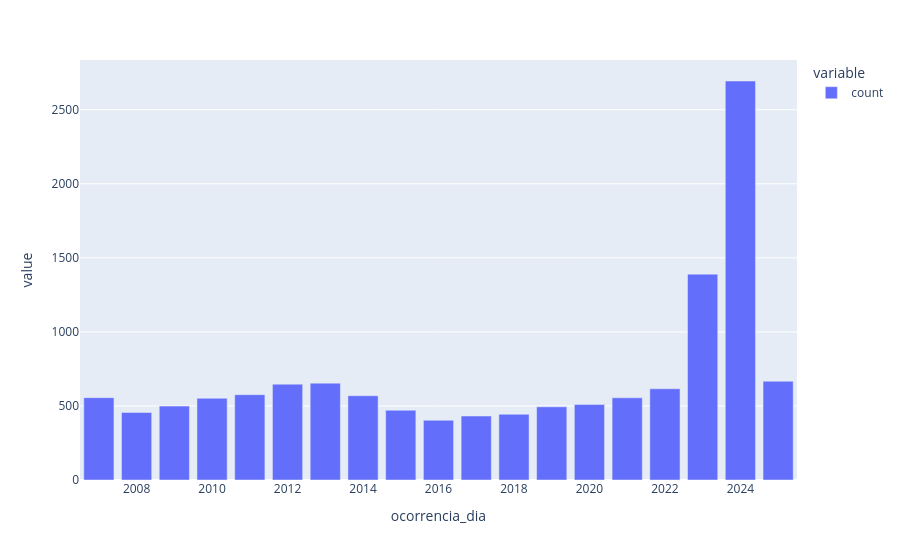

The notebook cell saved with this chart:
### Markdown cell above
Observando o gráfico, nota-se que a maioria das ocorrências encontra-se na categoria "Incidentes". No entanto, os registros na base de dados começam por 2007 e é sabido que desde então o perfil da aviação no Brasil passou por inúmeras mudanças. Para trazer um pouco mais de clareza para essa distribuição, vamos primeiro olhar para a evolução dos números de ocorrências registradas ano a ano, e então, para cada ano, focar na proporção acidentes e incidentes

### Code cell
#TRATAMENTO DOS DADOS: Originalmente essa coluna era do tipo string, no entanto para melhor analisar e manipular os dados
# o tipo de dados da coluna foi alterado para datetime usando recursos da biblioteca pandas

#contagem simples de ocorrencias por ano e contagem segmentada por tipo de ocorrencia
from narwhals._compliant import group_by


df_ocorrencia['ocorrencia_dia'] = pd.to_datetime(
    df_ocorrencia['ocorrencia_dia'],
    format='%d/%m/%Y',
    dayfirst=True,
    errors='coerce'
)

#evolução dos regitros das ocorrências por ano
years = df_ocorrencia['ocorrencia_dia'].dt.year
count_ocorr_ano = years.value_counts().sort_index()

ocorrencias_por_ano = ptex.bar(count_ocorr_ano)
ocorrencias_por_ano.show()

#Distribuição por ano de quantas ocorrencias foram acidentes e quantas ocorrências foram incidentes
df_valid = df_ocorrencia[df_ocorrencia['ocorrencia_dia'].notna()].copy()
df_valid['ano'] = df_valid['ocorrencia_dia'].dt.year

grouped_counts = (
    df_valid
    .groupby(['ano', 'ocorrencia_classificacao'])
    .size()
)

tabela = grouped_counts.unstack(fill_value=0).sort_index()

ax = tabela.plot(
    kind='bar',
    stacked=True,
    figsize=(10, 6)
)
ax.set_xlabel('Ano')
ax.set_ylabel('Número de ocorrências')
ax.set_title('Ocorrências por ano e classificação')
plt.xticks(rotation=0)  # years horizontal (optional)
plt.tight_layout()
plt.show()

### Figure 1 — Plotly figure (JSON) as saved in the notebook; plotly's stock layout.template omitted (floating-point values rounded to 4 significant figures)
{"data": [{"hovertemplate": "variable=count<br>ocorrencia_dia=%{x}<br>value=%{y}<extra></extra>", "legendgroup": "count", "marker": {"color": "#636efa", "pattern": {"shape": ""}}, "name": "count", "orientation": "v", "showlegend": true, "textposition": "auto", "type": "bar", "x": [2007, 2008, 2009, 2010, 2011, 2012, 2013, 2014, 2015, 2016, 2017, 2018, 2019, 2020, 2021, 2022, 2023, 2024, 2025], "xaxis": "x", "y": [556, 456, 499, 552, 576, 647, 654, 569, 471, 403, 432, 444, 494, 510, 555, 616, 1390, 2694, 667], "yaxis": "y"}], "layout": {"barmode": "relative", "legend": {"title": {"text": "variable"}, "tracegroupgap": 0}, "margin": {"t": 60}, "xaxis": {"anchor": "y", "domain": [0, 1], "title": {"text": "ocorrencia_dia"}}, "yaxis": {"anchor": "x", "domain": [0, 1], "title": {"text": "value"}}}}
